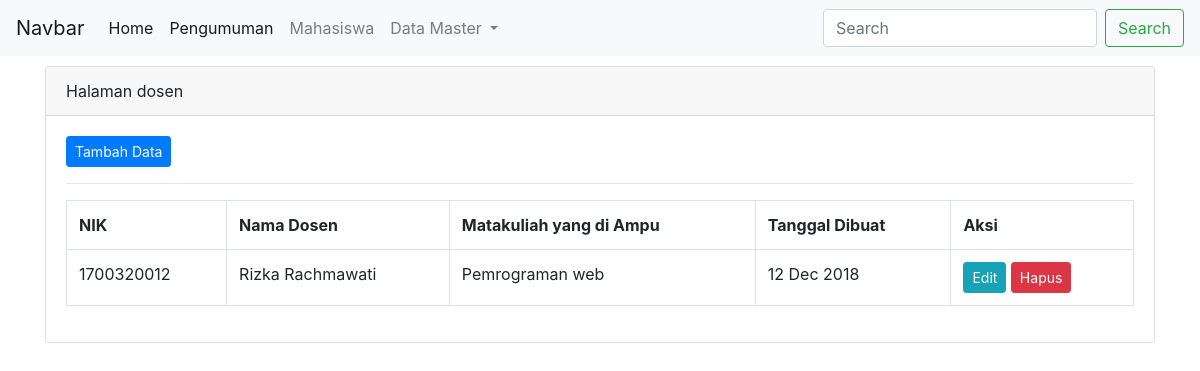
/index.php/admin/dosen, run on the app's committed database.
### tables this page shows
CREATE TABLE `dosen` (
  `nik` int(11) NOT NULL,
  `nama_dosen` varchar(255) NOT NULL,
  `matakuliah_yg_diampu` varchar(255) NOT NULL,
  `created_at` datetime NOT NULL DEFAULT CURRENT_TIMESTAMP
);

### application/controllers/admin/dosen.php (called while the page is built, shortened)
<?php
class dosen extends CI_Controller
{
	public function __construct()
	{
		$this->load->model('dosen_model');
	}
	public function index()
	{
		$data['judul'] = 'dosen';
		$data['sub_judul'] = ' Halaman dosen';
		$data['halaman'] = 'admin/v_dosen';
		$data['isi_tabel'] = $this->dosen_model->all();
		$this->load->view('admin/v_template', $data);
	}
}
 ?>

### index.php (called while the page is built, shortened)
<?php
require_once BASEPATH.'core/CodeIgniter.php';

### application/models/dosen_model.php (called while the page is built, shortened)
<?php
class dosen_model extends CI_Model
{
	public function all()
	{
		return $this->db->get('dosen')->result();
	}
}
 ?>

### application/views/admin/v_dosen.php (the view)
<div class="col-md-12">
  <div class="card">
    <div class="card-header"><?php echo $sub_judul; ?></div>
    <div class="card-body">
    <a class="btn btn-primary btn-sm" href="<?php echo site_url('admin/dosen/tambah'); ?>">Tambah Data</a>
    <hr>
    <table class="table table-bordered">
      <tr>
        <th>NIK</th>
        <th>Nama Dosen</th>
        <th>Matakuliah yang di Ampu</th>
        <th>Tanggal Dibuat</th>
        <th>Aksi</th>
      </tr>
      <?php  foreach ($isi_tabel as $key) { ?>
      <tr>
        <td><?php echo $key->nik; ?></td>
        <td><?php echo $key->nama_dosen; ?></td>
        <td><?php echo $key->matakuliah_yg_diampu; ?></td>
        <td><?php echo date('d M Y', strtotime($key->created_at) ); ?></td>
        <td>
           <a href="<?php echo site_url('admin/dosen/edit/'.$key->nik); ?>" class="btn btn-info btn-sm" > Edit</a>
          <a href="<?php echo site_url('admin/dosen/hapus/'.$key->nik); ?>" class="btn btn-danger btn-sm" onclick="return confirm('Hapus data ?')"> Hapus</a>
      </td>
      </tr>
      <?php } ?>
    </table>
    </div>
  </div>
</div>

### data on the page
dosen: nik "1700320012", nama_dosen "Rizka Rachmawati", matakuliah_yg_diampu "Pemrograman web", created_at "12 Dec 2018"

### other printed values
$sub_judul "Halaman dosen"
